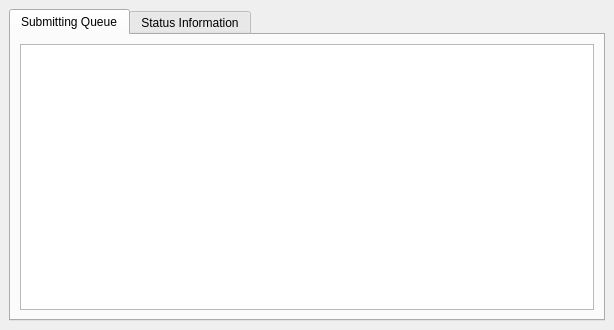
<ui version="4.0" >
 <author></author>
 <comment></comment>
 <exportmacro></exportmacro>
 <class>LastFMDialog</class>
 <widget class="QDialog" name="LastFMDialog" >
  <property name="geometry" >
   <rect>
    <x>0</x>
    <y>0</y>
    <width>614</width>
    <height>330</height>
   </rect>
  </property>
  <property name="windowTitle" >
   <string>Last.FM</string>
  </property>
  <layout class="QVBoxLayout" >
   <property name="margin" >
    <number>9</number>
   </property>
   <property name="spacing" >
    <number>6</number>
   </property>
   <item>
    <widget class="QTabWidget" name="tabWidget" >
     <widget class="QWidget" name="tab" >
      <attribute name="title" >
       <string>Submitting Queue</string>
      </attribute>
      <layout class="QHBoxLayout" >
       <property name="margin" >
        <number>9</number>
       </property>
       <property name="spacing" >
        <number>6</number>
       </property>
       <item>
        <widget class="QTreeView" name="mSubmitQueue" />
       </item>
      </layout>
     </widget>
     <widget class="QWidget" name="tab_2" >
      <attribute name="title" >
       <string>Status Information</string>
      </attribute>
      <layout class="QHBoxLayout" >
       <property name="margin" >
        <number>9</number>
       </property>
       <property name="spacing" >
        <number>6</number>
       </property>
       <item>
        <layout class="QVBoxLayout" >
         <property name="margin" >
          <number>0</number>
         </property>
         <property name="spacing" >
          <number>6</number>
         </property>
         <item>
          <layout class="QHBoxLayout" >
           <property name="margin" >
            <number>0</number>
           </property>
           <property name="spacing" >
            <number>6</number>
           </property>
           <item>
            <widget class="QLabel" name="label" >
             <property name="text" >
              <string>Status:</string>
             </property>
            </widget>
           </item>
           <item>
            <widget class="QLabel" name="mStatusLabel" >
             <property name="sizePolicy" >
              <sizepolicy>
               <hsizetype>7</hsizetype>
               <vsizetype>5</vsizetype>
               <horstretch>0</horstretch>
               <verstretch>0</verstretch>
              </sizepolicy>
             </property>
             <property name="text" >
              <string/>
             </property>
            </widget>
           </item>
          </layout>
         </item>
         <item>
          <widget class="QLabel" name="label_3" >
           <property name="text" >
            <string>Log:</string>
           </property>
          </widget>
         </item>
         <item>
          <widget class="QTreeView" name="mLog" />
         </item>
        </layout>
       </item>
      </layout>
     </widget>
    </widget>
   </item>
  </layout>
 </widget>
 <pixmapfunction></pixmapfunction>
 <resources/>
 <connections/>
</ui>
